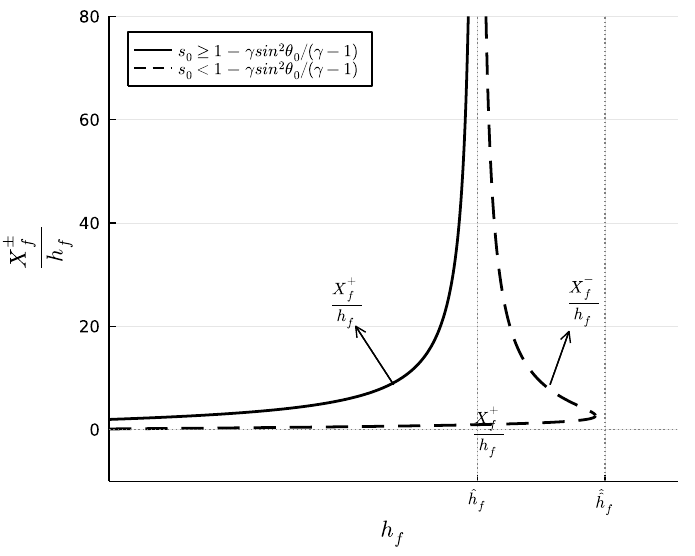

Reproduce this figure in Julia.
using Plots
using LaTeXStrings
gr()


Base.@kwdef struct shock
    γ::Float64 = 5/3
    θ::Float64 = π/12
    s0::Float64 = 1.5 - γ * sin(θ)^2 / (γ - 1) 
    s1::Float64 = 0.5 - γ * sin(θ)^2 / (γ - 1) 
    h_ = (2* sin(θ)/(γ - 1))
    hf = collect(range(0, (2* sin(θ)/(γ - 1)), length=1000))
    hf_ = 1 / (2 * (γ-1) - 0.5 * γ^2 * (sin(θ)^2)) * (sin(θ)*(2-γ)*(1+s0) + 2 * cos(θ) * sqrt((γ-1) * (1-s0)^2 + s0*γ^2*sin(θ)^2))
    hff = collect(range(2*sin(θ) / (γ-1), hf_, length=1000))
    hfff = collect(range(0, hf_, length=1000)) 
end


u = shock()


function f(h::Array, s::Float64)
    B = (u.γ/2) .* h .* sin(u.θ) .- (1-s)
    C = 2 * sin(u.θ) .- (u.γ - 1) .* h
    Rx = B.^2 .+ C .* (h .+ 2*s*sin(u.θ))
    @fastmath res = (B .+ sqrt.(Rx)) ./ C
    return res
end

function f1(h::Array, s::Float64)
    B = (u.γ/2) .* h .* sin(u.θ) .- (1-s)
    C = 2 * sin(u.θ) .- (u.γ - 1) .* h
    Rx = B.^2 .+ C .* (h .+ 2*s*sin(u.θ))
    @fastmath res = (B .- sqrt.(Rx)) ./ C
    return res
end


u = shock()

plot(u.hf, f(u.hf, u.s0), linecolor=:black, label=L"s_0\geq 1-\gamma sin^2\theta_0/(\gamma-1)", linewidth=2)

plot!(u.hff, f1(u.hff, u.s1),linecolor=:black, linestyle=:dash, label=""  , linewidth=2)

plot!(u.hfff, f(u.hfff, u.s1),linecolor=:black, linestyle=:dash, 
label=L"s_0 < 1-\gamma sin^2\theta_0/(\gamma-1)" , linewidth=2)

plot!(xlims=(0, 1.2), ylims=(-10, 80))

plot!(legend=:topleft)

plot!([u.hf_], seriestype=:vline, linecolor=:gray, linestyle= :dot ,label="") 
plot!([u.h_], seriestype=:vline, linecolor=:gray, linestyle= :dot ,label="")

plot!([0], seriestype=:hline, linecolor=:gray, linestyle= :dot ,label="")
annotate!([(0.5, 25, text(L"\frac{X^{+}_{f}}{h_f}", 8))])
plot!([0.6,0.52],[8.7,20], arrow=true, color=:black,linewidth=1,label="")

annotate!([(1, 25, text(L"\frac{X^{-}_{f}}{h_f}", 8))])
plot!([0.93, 0.97],[8.7,19], arrow=true, color=:black,linewidth=1,label="")
xticks!([u.h_, u.hf_], ["\$\\hat h_f\$", "\$\\hat \\hat h_f\$"])

xlabel!(L"h_f")
ylabel!(L"\frac{X^{\pm}_{f}}{h_f}")
annotate!([(0.8, 0, text(L"\frac{X^{+}_{f}}{h_f}", 8))])

plot!(size=(500,400), dpi=300)
savefig("./ex3.pdf")

